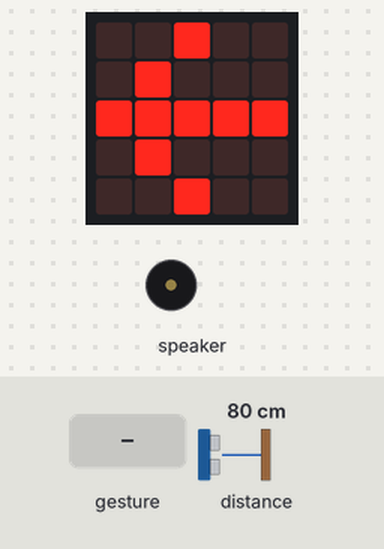
The program below on a simulated Calliope mini (MakeCode). On the bench: the board's 5×5 LED display, buzzer (waves = sounding). The test bench sets the inputs (shaded band); at power-on: distance to the obstacle 80 cm. A tilt is held for 1.5 s and a shake lasts 1 s, then the board lies face up again; the 48×5 strip is a reading aid, not a part: it shows the text the display is scrolling, unrolled, one strip-width of it at a time.

Above: at 0.1 s.
1.3 s: gesture 'logo up'
At 2.3 s:
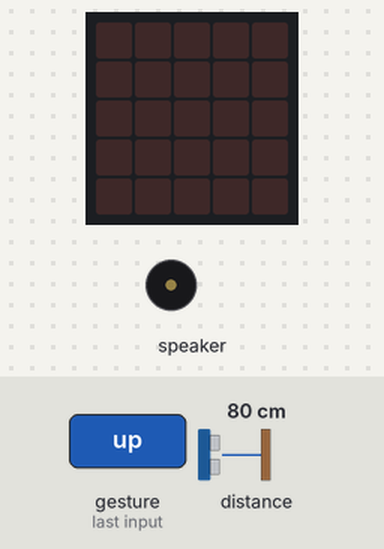
At 2.9 s:
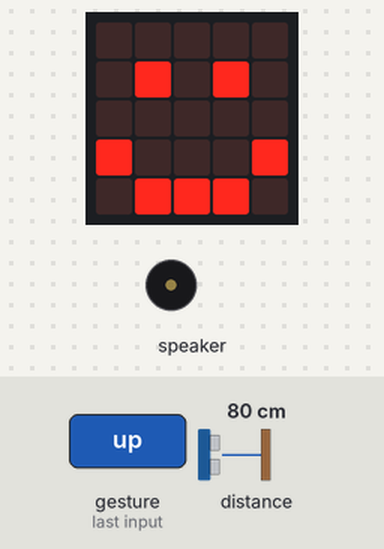
Timing chart, 0 to 9.2 s (numbered marks = the images above; inputs shaded):
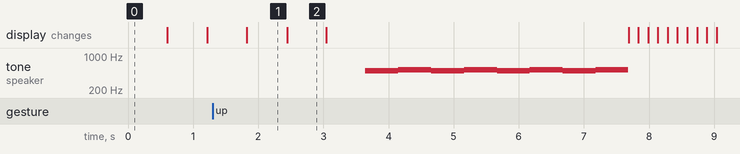

Measured:
- after the input at 1.3 s, tone on speaker: silent → 494 Hz after 2.3 s, then repeats every 1.0 s: 523 Hz 0.51 s, 494 Hz 0.51 s, until it stays silent from 7.7 s; the display: first differs from a run without the input after 1.1 s (image 2)
- what the display in image 1 shows lasts 0.6 s, from 1.8 s to 2.4 s

The program:

main.ts
```typescript
let abstand = 0
basic.forever(function () {
    abstand = 100
    if (input.isGesture(Gesture.LogoUp)) {
        abstand += grove.measureInCentimeters(DigitalPin.C16)
        if (abstand < 20) {
            music.playMelody("C5 A C5 A C5 A - - ", 120)
        } else {
            basic.showIcon(IconNames.Happy)
        }
        basic.showIcon(IconNames.Sad)
        music.playMelody("B C5 B C5 B C5 B C5 ", 120)
        basic.showNumber(abstand)
        basic.showLeds(`
            . . . . .
            . . . . .
            . . . . .
            . . . . .
            . . . . .
            `)
    } else {
        basic.showLeds(`
            . . # . .
            . # . . .
            # # # # #
            . # . . .
            . . # . .
            `)
        basic.pause(200)
        basic.showLeds(`
            . . . . .
            . . . . .
            . . . . .
            . . . . .
            . . . . .
            `)
        basic.pause(200)
    }
})
```

test.ts
```typescript
// Hier kann man Tests durchführen; diese Datei wird nicht kompiliert, wenn dieses Paket als Erweiterung verwendet wird.
```
